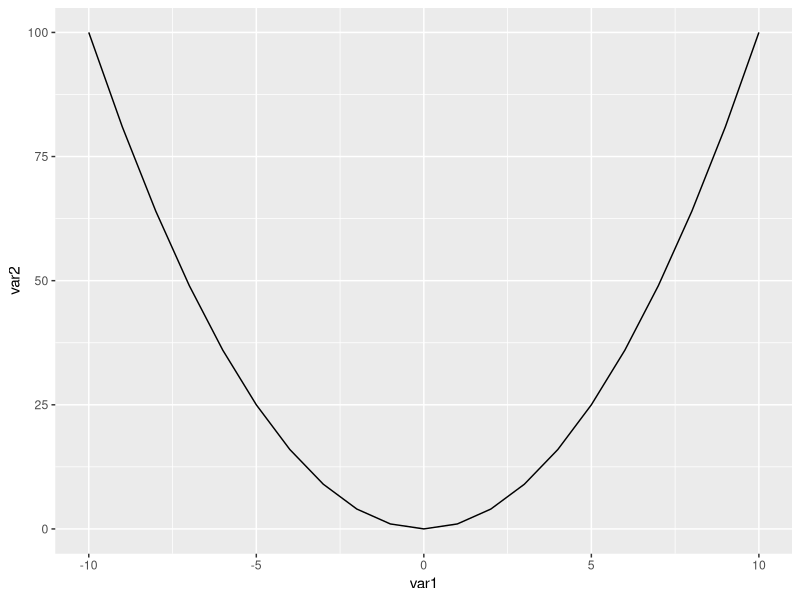
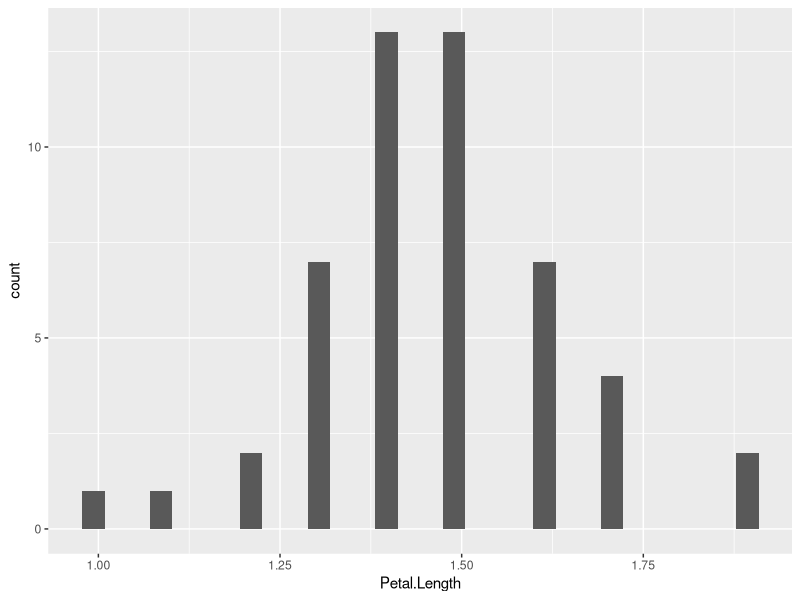
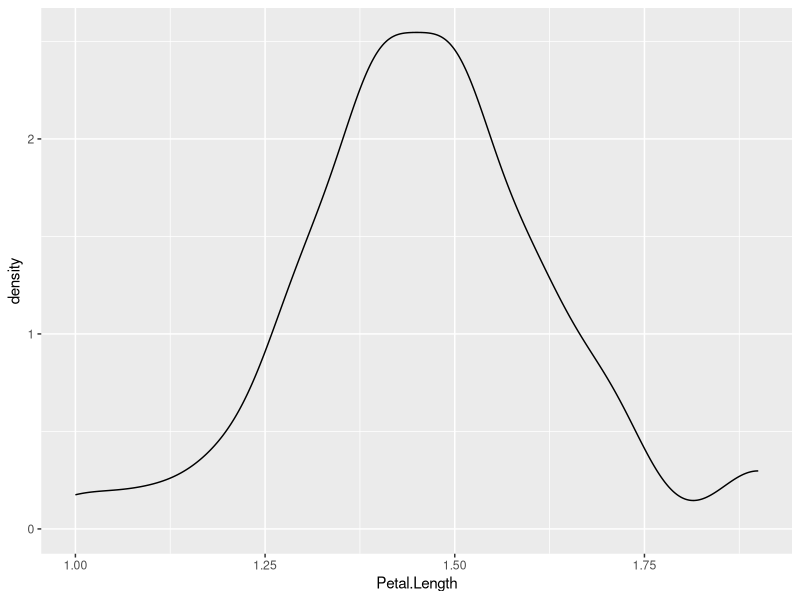
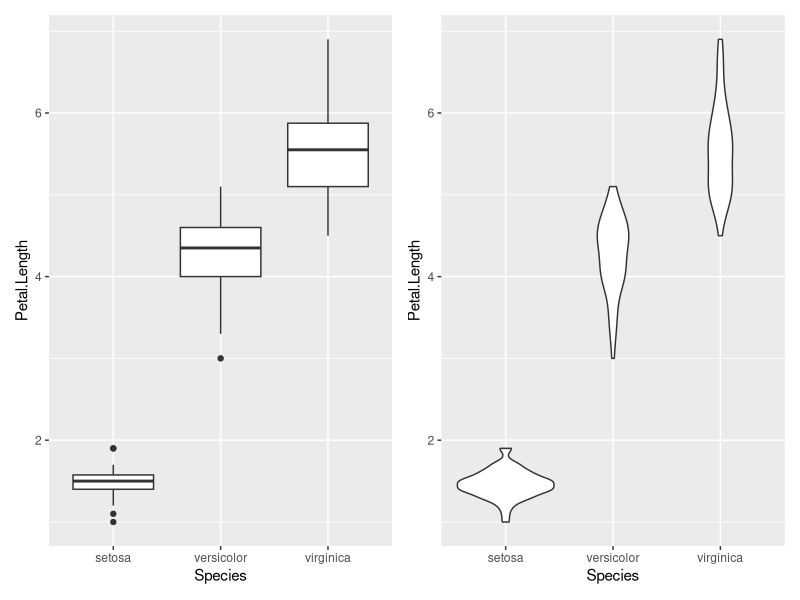
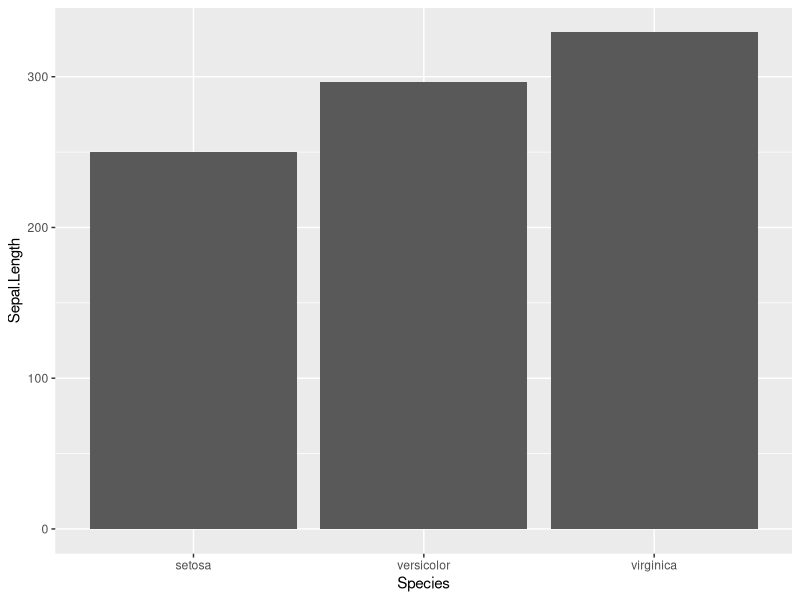
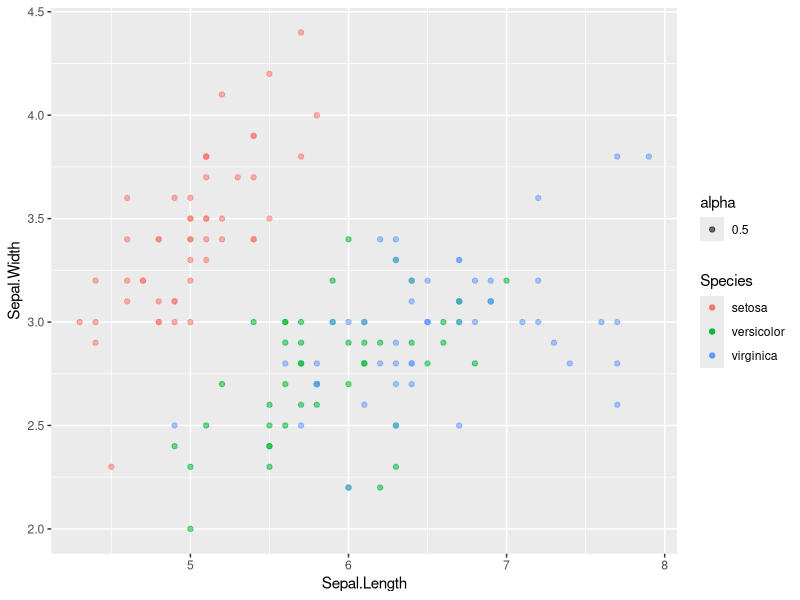
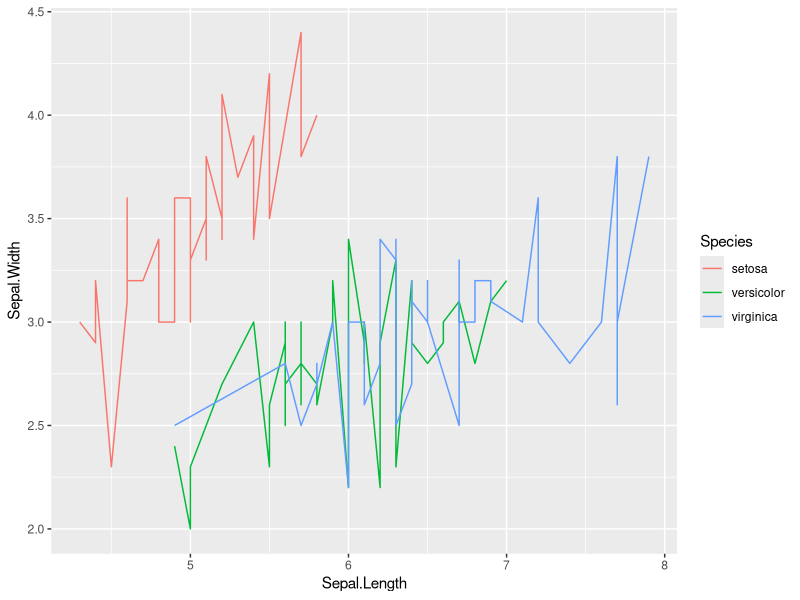
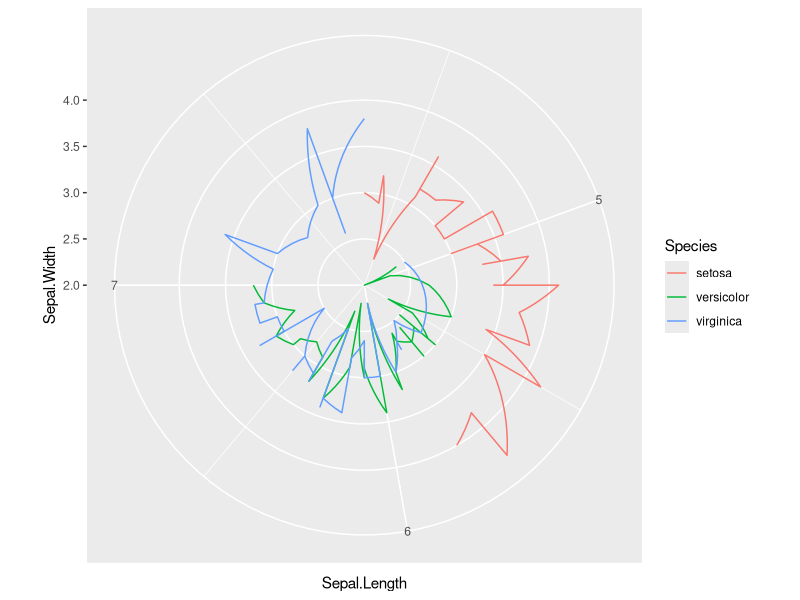

Reproduce these figures in R, in order.
## ---- chunk 1
library(tidyverse)
library(ggplot2)
library(patchwork)
## ---- chunk 2
# Primero generamos una set de datos
data <- tibble(var1 = -10:10, var2 = var1 ^ 2)

# Luego creeamos el gráfico
grafico1 <- ggplot(data) +
  aes(x = var1, y = var2) +
  geom_line()

# Finalmente dibujamos el gráfico creado
grafico1
## ---- chunk 3
# Primero generamos una set de datos
data <- filter(iris, Species == "setosa")

# Luego creeamos el gráfico
grafico1 <- ggplot(data) +
  aes(x = Petal.Length) +
  geom_histogram()

# Finalmente dibujamos el gráfico creado
grafico1
## ---- chunk 4
# Primero generamos una set de datos
data <- filter(iris, Species == "setosa")

# Luego creeamos el gráfico
grafico1 <- ggplot(data) +
  aes(x = Petal.Length) +
  geom_density()

# Finalmente dibujamos el gráfico creado
grafico1
## ---- chunk 5
# Primero generamos una set de datos
data <- iris

# Luego creeamos el gráfico
grafico1 <- ggplot(data) +
  aes(y = Petal.Length, x = Species) +
  geom_boxplot()# +
#  geom_jitter()

grafico2 <- ggplot(data) +
  aes(y = Petal.Length, x = Species) +
  geom_violin()# +
#  geom_jitter()

# Finalmente dibujamos el gráfico creado
grafico1 + grafico2
## ---- chunk 6
# Primero generamos una set de datos
data <- iris

# Luego creeamos el gráfico
grafico1 <- ggplot(data) +
  aes(x = Species, y = Sepal.Length) +
    geom_col()

# Finalmente dibujamos el gráfico creado
grafico1
## ---- chunk 7
# Primero generamos una set de datos
data <- iris

# Luego creeamos el gráfico
grafico1 <- ggplot(data) +
  aes(x = Sepal.Length, y = Sepal.Width, color = Species, alpha = 0.5) +
    geom_point()# +
#    geom_smooth(method=lm, se=FALSE)
# Finalmente dibujamos el gráfico creado
grafico1
## ---- chunk 8
# Primero generamos una set de datos
data <- iris

# Luego creeamos el gráfico
grafico1 <- ggplot(data) +
  aes(x = Sepal.Length, y = Sepal.Width, color = Species) +
    geom_line()
# Finalmente dibujamos el gráfico creado
grafico1
## ---- chunk 9
# Primero generamos una set de datos
data <- iris

# Luego creeamos el gráfico
grafico1 <- ggplot(data) +
  aes(x = Sepal.Length, y = Sepal.Width, color = Species) +
    geom_line() + 
    coord_polar(theta = "x")
# Finalmente dibujamos el gráfico creado
grafico1
